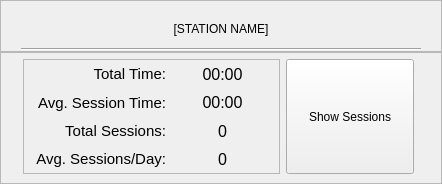
<?xml version="1.0" encoding="UTF-8"?>
<ui version="4.0">
 <class>frame_statistics_1</class>
 <widget class="QWidget" name="frame_statistics_12">
  <property name="geometry">
   <rect>
    <x>0</x>
    <y>0</y>
    <width>442</width>
    <height>184</height>
   </rect>
  </property>
  <property name="minimumSize">
   <size>
    <width>430</width>
    <height>170</height>
   </size>
  </property>
  <property name="maximumSize">
   <size>
    <width>510</width>
    <height>220</height>
   </size>
  </property>
  <property name="windowTitle">
   <string>Form</string>
  </property>
  <property name="styleSheet">
   <string notr="true">QWidget {
	font: 12pt &quot;Segoe UI&quot;;
}
QWidget[statisticsFrame=&quot;true&quot;] {
	background-color: rgb(236, 236, 236);
	border: 1px solid  rgb(90, 90, 90);
}
QWidget[label=&quot;true&quot;] {
	font: 11pt &quot;Segoe UI&quot;;
}
QWidget[row_even=&quot;true&quot;] {
	background-color: rgb(236, 236, 236);
}
QWidget[row_odd=&quot;true&quot;] {
	background-color: rgb(220, 220, 220);
}</string>
  </property>
  <property name="statisticsFrame" stdset="0">
   <bool>true</bool>
  </property>
  <layout class="QVBoxLayout" name="verticalLayout" stretch="0,0">
   <property name="spacing">
    <number>0</number>
   </property>
   <property name="leftMargin">
    <number>0</number>
   </property>
   <property name="topMargin">
    <number>0</number>
   </property>
   <property name="rightMargin">
    <number>0</number>
   </property>
   <property name="bottomMargin">
    <number>0</number>
   </property>
   <item>
    <widget class="QFrame" name="frame_statistics_info_12">
     <property name="minimumSize">
      <size>
       <width>0</width>
       <height>52</height>
      </size>
     </property>
     <property name="maximumSize">
      <size>
       <width>16777215</width>
       <height>52</height>
      </size>
     </property>
     <property name="frameShape">
      <enum>QFrame::StyledPanel</enum>
     </property>
     <property name="frameShadow">
      <enum>QFrame::Raised</enum>
     </property>
     <layout class="QVBoxLayout" name="verticalLayout_2">
      <property name="spacing">
       <number>10</number>
      </property>
      <property name="leftMargin">
       <number>20</number>
      </property>
      <property name="topMargin">
       <number>13</number>
      </property>
      <property name="rightMargin">
       <number>20</number>
      </property>
      <property name="bottomMargin">
       <number>0</number>
      </property>
      <item>
       <widget class="QLabel" name="label_statistics_deviceName_12">
        <property name="minimumSize">
         <size>
          <width>0</width>
          <height>30</height>
         </size>
        </property>
        <property name="styleSheet">
         <string notr="true">font: 13pt &quot;Segoe UI&quot;;</string>
        </property>
        <property name="text">
         <string>[STATION NAME]</string>
        </property>
        <property name="alignment">
         <set>Qt::AlignCenter</set>
        </property>
        <property name="wordWrap">
         <bool>true</bool>
        </property>
       </widget>
      </item>
      <item>
       <widget class="Line" name="line_statistics_12">
        <property name="orientation">
         <enum>Qt::Horizontal</enum>
        </property>
       </widget>
      </item>
     </layout>
    </widget>
   </item>
   <item>
    <widget class="QFrame" name="frame_statistics_contents_12">
     <property name="frameShape">
      <enum>QFrame::StyledPanel</enum>
     </property>
     <property name="frameShadow">
      <enum>QFrame::Raised</enum>
     </property>
     <layout class="QGridLayout" name="gridLayout">
      <property name="leftMargin">
       <number>22</number>
      </property>
      <property name="topMargin">
       <number>6</number>
      </property>
      <property name="rightMargin">
       <number>27</number>
      </property>
      <property name="bottomMargin">
       <number>9</number>
      </property>
      <item row="0" column="0" colspan="2">
       <widget class="QFrame" name="frame_statistics_table_12">
        <property name="frameShape">
         <enum>QFrame::StyledPanel</enum>
        </property>
        <property name="frameShadow">
         <enum>QFrame::Raised</enum>
        </property>
        <layout class="QGridLayout" name="gridLayout_2" columnstretch="5,4">
         <property name="sizeConstraint">
          <enum>QLayout::SetDefaultConstraint</enum>
         </property>
         <property name="leftMargin">
          <number>0</number>
         </property>
         <property name="topMargin">
          <number>0</number>
         </property>
         <property name="rightMargin">
          <number>0</number>
         </property>
         <property name="bottomMargin">
          <number>0</number>
         </property>
         <property name="spacing">
          <number>0</number>
         </property>
         <item row="0" column="0">
          <widget class="QLabel" name="label_statistics_totalTime_12">
           <property name="sizePolicy">
            <sizepolicy hsizetype="Minimum" vsizetype="Preferred">
             <horstretch>0</horstretch>
             <verstretch>0</verstretch>
            </sizepolicy>
           </property>
           <property name="font">
            <font>
             <family>Segoe UI</family>
             <pointsize>11</pointsize>
             <weight>50</weight>
             <italic>false</italic>
             <bold>false</bold>
            </font>
           </property>
           <property name="styleSheet">
            <string notr="true"/>
           </property>
           <property name="text">
            <string>Total Time:</string>
           </property>
           <property name="alignment">
            <set>Qt::AlignRight|Qt::AlignTrailing|Qt::AlignVCenter</set>
           </property>
           <property name="indent">
            <number>0</number>
           </property>
           <property name="label" stdset="0">
            <bool>true</bool>
           </property>
           <property name="row_odd" stdset="0">
            <bool>true</bool>
           </property>
          </widget>
         </item>
         <item row="0" column="1">
          <widget class="QLabel" name="label_statistics_totalTimeValue_12">
           <property name="font">
            <font>
             <family>Segoe UI</family>
             <pointsize>12</pointsize>
             <weight>50</weight>
             <italic>false</italic>
             <bold>false</bold>
            </font>
           </property>
           <property name="styleSheet">
            <string notr="true"/>
           </property>
           <property name="text">
            <string>00:00</string>
           </property>
           <property name="alignment">
            <set>Qt::AlignCenter</set>
           </property>
           <property name="row_odd" stdset="0">
            <bool>true</bool>
           </property>
          </widget>
         </item>
         <item row="1" column="0">
          <widget class="QLabel" name="label_statistics_avgSessionTime_12">
           <property name="font">
            <font>
             <family>Segoe UI</family>
             <pointsize>11</pointsize>
             <weight>50</weight>
             <italic>false</italic>
             <bold>false</bold>
            </font>
           </property>
           <property name="styleSheet">
            <string notr="true"/>
           </property>
           <property name="text">
            <string>Avg. Session Time:</string>
           </property>
           <property name="alignment">
            <set>Qt::AlignRight|Qt::AlignTrailing|Qt::AlignVCenter</set>
           </property>
           <property name="indent">
            <number>0</number>
           </property>
           <property name="label" stdset="0">
            <bool>true</bool>
           </property>
           <property name="row_even" stdset="0">
            <bool>true</bool>
           </property>
          </widget>
         </item>
         <item row="1" column="1">
          <widget class="QLabel" name="label_statistics_avgSessionTimeValue_12">
           <property name="font">
            <font>
             <family>Segoe UI</family>
             <pointsize>12</pointsize>
             <weight>50</weight>
             <italic>false</italic>
             <bold>false</bold>
            </font>
           </property>
           <property name="styleSheet">
            <string/>
           </property>
           <property name="text">
            <string>00:00</string>
           </property>
           <property name="alignment">
            <set>Qt::AlignCenter</set>
           </property>
           <property name="row_even" stdset="0">
            <bool>true</bool>
           </property>
          </widget>
         </item>
         <item row="2" column="0">
          <widget class="QLabel" name="label_statistics_totalSessions_12">
           <property name="font">
            <font>
             <family>Segoe UI</family>
             <pointsize>11</pointsize>
             <weight>50</weight>
             <italic>false</italic>
             <bold>false</bold>
            </font>
           </property>
           <property name="styleSheet">
            <string notr="true"/>
           </property>
           <property name="text">
            <string>Total Sessions:</string>
           </property>
           <property name="alignment">
            <set>Qt::AlignRight|Qt::AlignTrailing|Qt::AlignVCenter</set>
           </property>
           <property name="indent">
            <number>0</number>
           </property>
           <property name="label" stdset="0">
            <bool>true</bool>
           </property>
           <property name="row_odd" stdset="0">
            <bool>true</bool>
           </property>
          </widget>
         </item>
         <item row="2" column="1">
          <widget class="QLabel" name="label_statistics_totalSessionsValue_12">
           <property name="font">
            <font>
             <family>Segoe UI</family>
             <pointsize>12</pointsize>
             <weight>50</weight>
             <italic>false</italic>
             <bold>false</bold>
            </font>
           </property>
           <property name="styleSheet">
            <string notr="true"/>
           </property>
           <property name="text">
            <string>0</string>
           </property>
           <property name="alignment">
            <set>Qt::AlignCenter</set>
           </property>
           <property name="row_odd" stdset="0">
            <bool>true</bool>
           </property>
          </widget>
         </item>
         <item row="3" column="0">
          <widget class="QLabel" name="label_statistics_avgSessionDay_12">
           <property name="font">
            <font>
             <family>Segoe UI</family>
             <pointsize>11</pointsize>
             <weight>50</weight>
             <italic>false</italic>
             <bold>false</bold>
            </font>
           </property>
           <property name="styleSheet">
            <string notr="true"/>
           </property>
           <property name="text">
            <string>Avg. Sessions/Day:</string>
           </property>
           <property name="alignment">
            <set>Qt::AlignRight|Qt::AlignTrailing|Qt::AlignVCenter</set>
           </property>
           <property name="indent">
            <number>0</number>
           </property>
           <property name="label" stdset="0">
            <bool>true</bool>
           </property>
           <property name="row_even" stdset="0">
            <bool>true</bool>
           </property>
          </widget>
         </item>
         <item row="3" column="1">
          <widget class="QLabel" name="label_statistics_avgSessionDayValue_12">
           <property name="font">
            <font>
             <family>Segoe UI</family>
             <pointsize>12</pointsize>
             <weight>50</weight>
             <italic>false</italic>
             <bold>false</bold>
            </font>
           </property>
           <property name="styleSheet">
            <string/>
           </property>
           <property name="text">
            <string>0</string>
           </property>
           <property name="alignment">
            <set>Qt::AlignCenter</set>
           </property>
           <property name="row_even" stdset="0">
            <bool>true</bool>
           </property>
          </widget>
         </item>
        </layout>
       </widget>
      </item>
      <item row="0" column="2">
       <widget class="QPushButton" name="pushButton_statistics_showSessions_12">
        <property name="sizePolicy">
         <sizepolicy hsizetype="Minimum" vsizetype="Preferred">
          <horstretch>0</horstretch>
          <verstretch>0</verstretch>
         </sizepolicy>
        </property>
        <property name="text">
         <string>Show Sessions</string>
        </property>
       </widget>
      </item>
     </layout>
    </widget>
   </item>
  </layout>
 </widget>
 <resources/>
 <connections/>
</ui>
